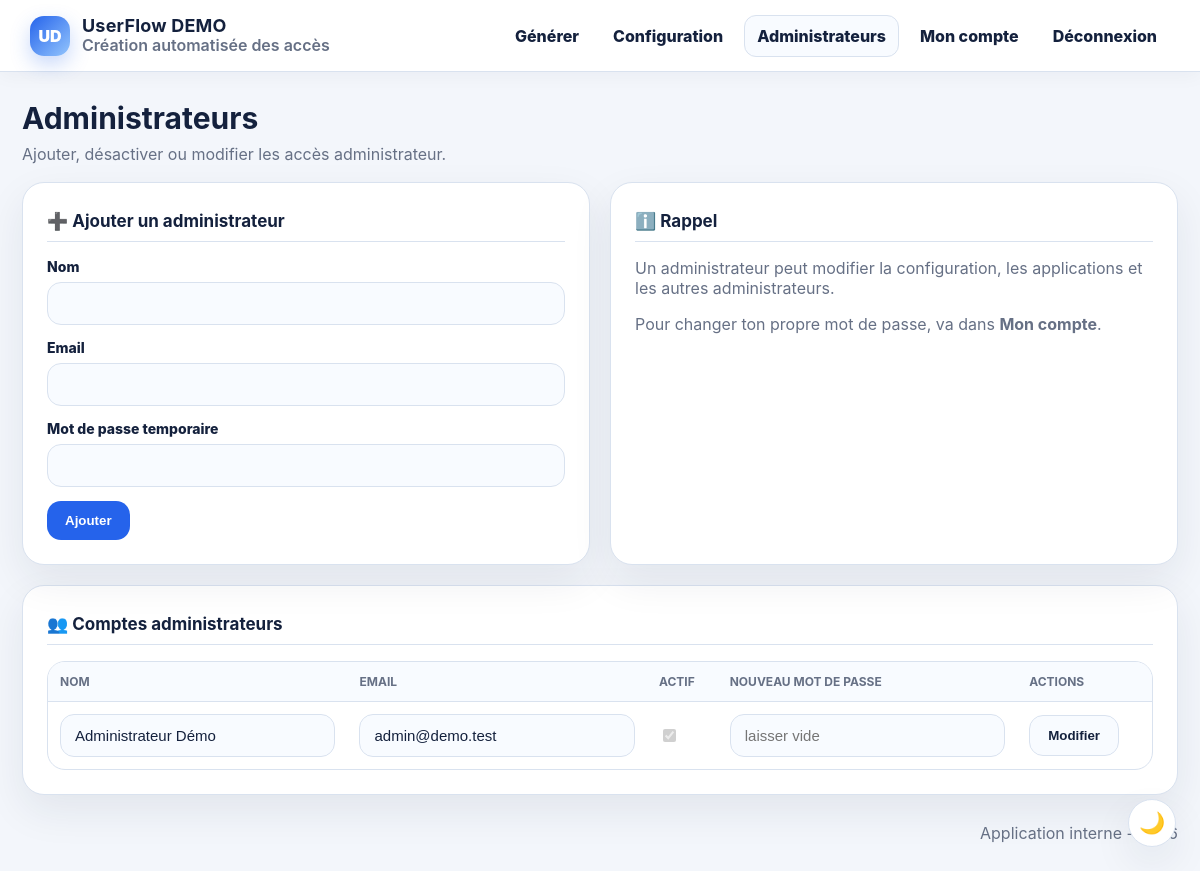
/users.php (signed in), run on the app's committed database.
### tables this page shows
CREATE TABLE settings (
  id INT PRIMARY KEY,
  company_name VARCHAR(190) NOT NULL DEFAULT 'UserFlow DEMO',
  mail_domain VARCHAR(190) NOT NULL DEFAULT 'demo.test',
  default_login_mode ENUM('flast','first.last','firstlast','email') NOT NULL DEFAULT 'first.last',
  password_length INT NOT NULL DEFAULT 12,
  logo_url VARCHAR(500) DEFAULT '',
  primary_color VARCHAR(20) DEFAULT '#2563eb'
);

CREATE TABLE users (
  id INT AUTO_INCREMENT PRIMARY KEY,
  name VARCHAR(120) NOT NULL,
  email VARCHAR(190) NOT NULL UNIQUE,
  password_hash VARCHAR(255) NOT NULL,
  role ENUM('admin','user') NOT NULL DEFAULT 'user',
  active TINYINT(1) NOT NULL DEFAULT 1,
  created_at TIMESTAMP DEFAULT CURRENT_TIMESTAMP
);

### includes/db.php (called while the page is built, shortened)
<?php
function db(): PDO {
    static $pdo = null;
    if ($pdo === null) {
        $dsn = 'mysql:host='.DB_HOST.';dbname='.DB_NAME.';charset=utf8mb4';
        $pdo = new PDO($dsn, DB_USER, DB_PASS, [
            PDO::ATTR_ERRMODE => PDO::ERRMODE_EXCEPTION,
            PDO::ATTR_DEFAULT_FETCH_MODE => PDO::FETCH_ASSOC,
        ]);
    }
    return $pdo;
}

### includes/functions.php (called while the page is built, shortened)
<?php
require_once __DIR__.'/auth.php';
function get_settings(): array { return db()->query('SELECT * FROM settings WHERE id=1')->fetch() ?: []; }
function initials_from_company(string $name): string {
    $name = trim($name ?: 'UserFlow DEMO');
    $parts = preg_split('/\s+/', $name);
    $letters='';
    foreach($parts as $p){ if($p!=='') $letters .= mb_substr($p,0,1); if(mb_strlen($letters)>=2) break; }
    return mb_strtoupper($letters ?: 'UF');
}

### includes/auth.php (called while the page is built, shortened)
<?php
require_once __DIR__ . '/db.php';
function h($v): string { return htmlspecialchars((string)$v, ENT_QUOTES, 'UTF-8'); }
function current_user(): ?array {
    $st = db()->prepare('SELECT id,email,name,role,active FROM users WHERE id=? AND active=1');
    $st->execute([$_SESSION['user_id']]);
    return $st->fetch() ?: null;
}
function require_login(): array { $u=current_user(); if(!$u){ header('Location: login.php'); exit; } return $u; }
function require_admin(): array { $u=require_login(); if(($u['role']??'')!=='admin'){ http_response_code(403); exit('Accès refusé'); } return $u; }

### users.php (the view, shortened to what this page needs)
<?php
require_once __DIR__.'/includes/functions.php';
require_once __DIR__.'/includes/layout.php';
$me=require_admin(); $msg=null; $err=null;
$users=db()->query('SELECT id,name,email,role,active,created_at FROM users WHERE role="admin" ORDER BY name,email')->fetchAll();
render_header('Administrateurs','users');
?>
<div class="page-head"><div><h1>Administrateurs</h1><p class="subtitle">Ajouter, désactiver ou modifier les accès administrateur.</p></div></div>
<div class="grid"><div class="card"><h2 class="section-title">➕ Ajouter un administrateur</h2><form method="post"><input type="hidden" name="form" value="create"><div class="form-row"><label>Nom</label><input name="name" required></div><div class="form-row"><label>Email</label><input type="email" name="email" required></div><div class="form-row"><label>Mot de passe temporaire</label><input type="password" name="password" minlength="8" required></div><button class="btn">Ajouter</button></form></div><div class="card"><h2 class="section-title">ℹ️ Rappel</h2><p class="muted">Un administrateur peut modifier la configuration, les applications et les autres administrateurs.</p><p class="muted">Pour changer ton propre mot de passe, va dans <strong>Mon compte</strong>.</p></div></div>
<div class="card"><h2 class="section-title">👥 Comptes administrateurs</h2><div class="table-wrap"><table class="table"><thead><tr><th>Nom</th><th>Email</th><th>Actif</th><th>Nouveau mot de passe</th><th>Actions</th></tr></thead><tbody><?php foreach($users as $u): ?><tr><form method="post"><td><input name="name" value="<?=h($u['name'])?>"></td><td><input type="email" name="email" value="<?=h($u['email'])?>"></td><td><input style="width:auto" type="checkbox" name="active" <?= $u['active']?'checked':'' ?> <?= $u['id']==$me['id']?'disabled':'' ?>></td><td><input type="password" name="password" placeholder="laisser vide"></td><td><div class="actions"><button class="btn secondary">Modifier</button></form></div><?php endforeach; ?></div>
<?php render_footer(); ?>

### includes/layout.php (shortened to what this page needs)
<?php
require_once __DIR__.'/functions.php';
function render_header(string $title='', string $active='') {
    $u=current_user();
    $settings = [];
    try { $settings = get_settings(); } catch(Throwable $e) {}
    $company = $settings['company_name'] ?? 'UserFlow DEMO';
    $logo = $settings['logo_url'] ?? '';
    $color = sanitize_color($settings['primary_color'] ?? '#2563eb');
?><!doctype html><html lang="fr"><head><meta charset="utf-8"><meta name="viewport" content="width=device-width, initial-scale=1">
<title><?=h($title ? $title.' - UserFlow DEMO' : 'UserFlow DEMO')?></title><link rel="stylesheet" href="assets/style.css"><style>:root{--primary:<?=h($color)?>;--primary2:<?=h($color)?>}</style></head>
<body><header class="topbar"><div class="brand"><span class="logo <?= $logo ? 'has-image' : '' ?>"><?php if($logo): ?><img src="<?=h($logo)?>" alt="Logo"><?php else: ?><?=h(initials_from_company($company))?><?php endif; ?></span><div class="brand-text"><strong><?=h($company)?></strong><span>Création automatisée des accès</span></div></div>
<?php if($u): ?><nav class="nav"><a class="<?= $active==='generate'?'active':'' ?>" href="index.php">Générer</a><?php if($u['role']==='admin'): ?><a class="<?= $active==='config'?'active':'' ?>" href="admin.php">Configuration</a><a class="<?= $active==='users'?'active':'' ?>" href="users.php">Administrateurs</a><?php endif; ?><a class="<?= $active==='profile'?'active':'' ?>" href="profile.php">Mon compte</a><a href="logout.php">Déconnexion</a></nav><?php endif; ?></header><button type="button" class="theme-bubble" onclick="toggleTheme()" title="Mode clair / sombre"><span id="themeIcon">🌙</span></button><main class="container">
<?php }
function render_footer(){ ?>
</main><footer class="footer"><span>Application interne - <?=date('Y')?></span></footer><script src="assets/app.js"></script></body></html><?php }

### assets/style.css (style rules this page uses)
:root { --bg:#f3f6fb;--panel:#ffffff;--panel2:#f8fbff;--text:#14213d;--muted:#667085;--border:#d9e2ef;--primary:#2563eb;--primary2:#1d4ed8;--danger:#ef4444;--ok:#16a34a;--shadow:0 16px 40px rgba(20,33,61,.08) }
* { box-sizing:border-box }
body { margin:0;background:var(--bg);color:var(--text);font-family:Inter,Segoe UI,Arial,sans-serif }
.topbar { min-height:72px;background:var(--panel);border-bottom:1px solid var(--border);display:flex;align-items:center;justify-content:space-between;gap:20px;padding:0 30px;position:sticky;top:0;z-index:5;box-shadow:0 4px 18px rgba(20,33,61,.04) }
.brand { display:flex;align-items:center;gap:12px;min-width:280px }
.brand-text { display:flex;flex-direction:column;gap:1px;line-height:1.1 }
.brand strong { font-size:18px;letter-spacing:.2px }
.brand span:last-child { color:var(--muted);font-weight:600 }
.logo { width:40px;height:40px;border-radius:14px;background:linear-gradient(135deg,var(--primary),#93c5fd);display:inline-flex;align-items:center;justify-content:center;color:white;font-weight:900;box-shadow:0 8px 20px rgba(37,99,235,.25) }
.nav { margin-left:auto;display:flex;align-items:center;justify-content:flex-end;gap:8px;flex-wrap:wrap }
.nav a { color:var(--text);text-decoration:none;border:1px solid transparent;background:transparent;padding:10px 12px;border-radius:12px;font-weight:800 }
.nav a:hover,.nav a.active { background:var(--panel2);border-color:var(--border) }
.theme-bubble { position:fixed;right:24px;bottom:24px;width:48px;height:48px;border-radius:999px;border:1px solid var(--border);background:var(--panel);color:var(--text);box-shadow:var(--shadow);font-size:21px;cursor:pointer;z-index:20 }
.container { max-width:1240px;margin:28px auto;padding:0 22px }
.footer { max-width:1240px;margin:0 auto 28px;padding:0 22px;text-align:right;color:var(--muted) }
.card { background:var(--panel);border:1px solid var(--border);border-radius:22px;box-shadow:var(--shadow);padding:24px;margin-bottom:20px }
.page-head { display:flex;justify-content:space-between;align-items:flex-start;gap:16px;margin-bottom:18px }
.page-head h1,h1 { margin:0;font-size:30px }
.subtitle { color:var(--muted);margin:8px 0 0 }
.grid { display:grid;grid-template-columns:1fr 1fr;gap:20px }
.section-title { font-size:17px;margin:4px 0 16px;padding-bottom:10px;border-bottom:1px solid var(--border);display:flex;gap:8px;align-items:center }
.form-row { margin-bottom:14px }
label { display:block;font-weight:800;font-size:14px;margin-bottom:7px }
input,select,textarea { width:100%;border:1px solid var(--border);background:var(--panel2);color:var(--text);border-radius:14px;padding:12px 14px;font-size:15px }
.btn { display:inline-flex;align-items:center;justify-content:center;border:0;border-radius:14px;background:var(--primary);color:#fff;padding:12px 18px;font-weight:900;text-decoration:none;cursor:pointer }
.btn.secondary { background:var(--panel2);color:var(--text);border:1px solid var(--border) }
.actions { display:flex;gap:10px;align-items:center;flex-wrap:wrap }
.table-wrap { overflow:auto;border:1px solid var(--border);border-radius:18px }
.table { width:100%;border-collapse:collapse;min-width:960px }
.table th,.table td { border-bottom:1px solid var(--border);padding:12px;text-align:left;vertical-align:middle }
.table th { font-size:12px;color:var(--muted);text-transform:uppercase;background:var(--panel2) }
.table tr:last-child td { border-bottom:0 }
.muted { color:var(--muted) }

### data on the page
settings: company_name "UD", company_name "UserFlow DEMO"
users: name "Administrateur Démo", email "admin@demo.test", active "☑"
